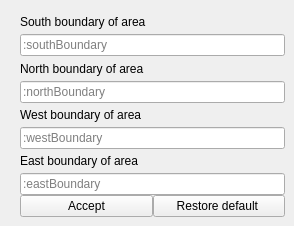
       <widget class="QWidget" name="tab_2">
        <attribute name="title">
         <string>Center params</string>
        </attribute>
        <widget class="QWidget" name="layoutWidget_3">
         <property name="geometry">
          <rect>
           <x>20</x>
           <y>10</y>
           <width>265</width>
           <height>207</height>
          </rect>
         </property>
         <layout class="QGridLayout" name="gridLayout">
          <property name="verticalSpacing">
           <number>0</number>
          </property>
          <item row="4" column="0">
           <widget class="QLabel" name="label_23">
            <property name="text">
             <string>West boundary of area</string>
            </property>
           </widget>
          </item>
          <item row="3" column="0">
           <widget class="QLineEdit" name="northBoundary">
            <property name="placeholderText">
             <string>:northBoundary</string>
            </property>
           </widget>
          </item>
          <item row="7" column="0">
           <widget class="QLineEdit" name="eastBoundary">
            <property name="placeholderText">
             <string>:eastBoundary</string>
            </property>
           </widget>
          </item>
          <item row="5" column="0">
           <widget class="QLineEdit" name="westBoundary">
            <property name="placeholderText">
             <string>:westBoundary</string>
            </property>
           </widget>
          </item>
          <item row="0" column="0">
           <widget class="QLabel" name="label">
            <property name="text">
             <string>South boundary of area</string>
            </property>
           </widget>
          </item>
          <item row="2" column="0">
           <widget class="QLabel" name="label_22">
            <property name="text">
             <string>North boundary of area</string>
            </property>
           </widget>
          </item>
          <item row="6" column="0">
           <widget class="QLabel" name="label_24">
            <property name="text">
             <string>East boundary of area</string>
            </property>
           </widget>
          </item>
          <item row="1" column="0">
           <widget class="QLineEdit" name="southBoundary">
            <property name="placeholderText">
             <string>:southBoundary</string>
            </property>
           </widget>
          </item>
          <item row="8" column="0">
           <layout class="QHBoxLayout" name="horizontalLayout_2">
            <item>
             <widget class="QPushButton" name="pbSetCenterParams">
              <property name="text">
               <string>Accept</string>
              </property>
             </widget>
            </item>
            <item>
             <widget class="QPushButton" name="pbRestoreCenter">
              <property name="text">
               <string>Restore default </string>
              </property>
             </widget>
            </item>
           </layout>
          </item>
         </layout>
        </widget>
       </widget>
